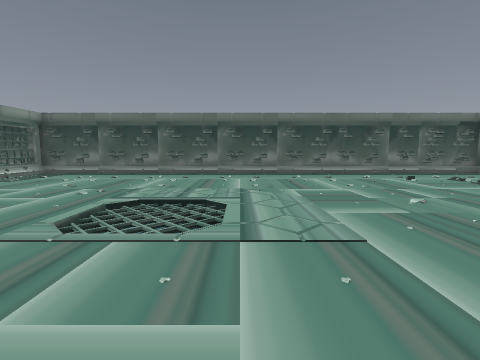
View 1 (above)

15 first-person views from a walk through a level from a Godot 3-D game. The camera is 1.4 m above the floor, tilts 6° down and sees 85° across. The floor is counted in squares, 2 m on a side. Each view is taken from the middle of a square. On the plan, view 1 faces up. The plan holds only what a view shows up to about 9 squares ahead; the rest is blank.

View 2
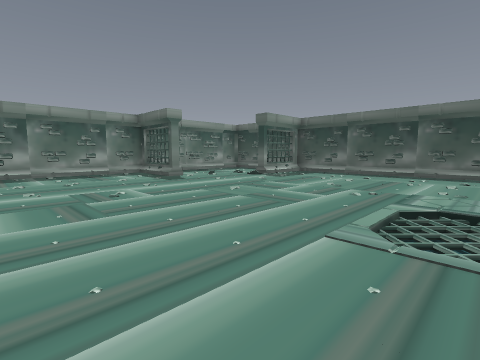

View 3
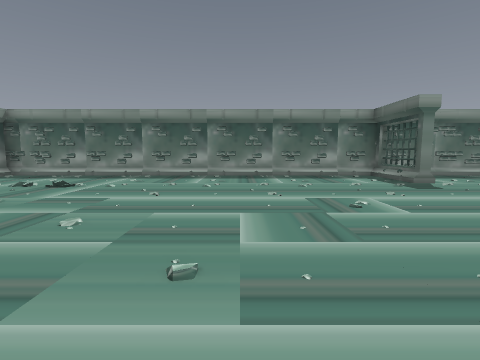

View 4
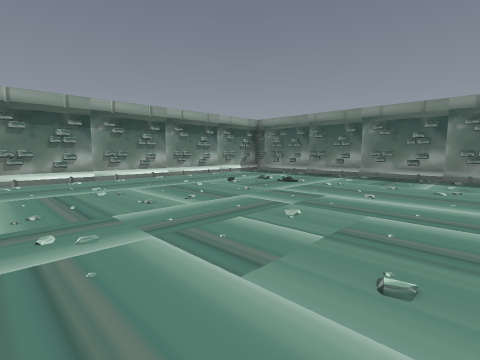

View 5
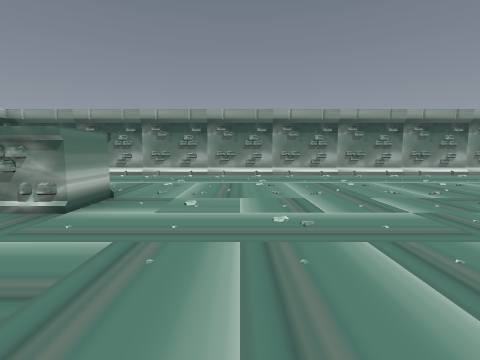

View 6
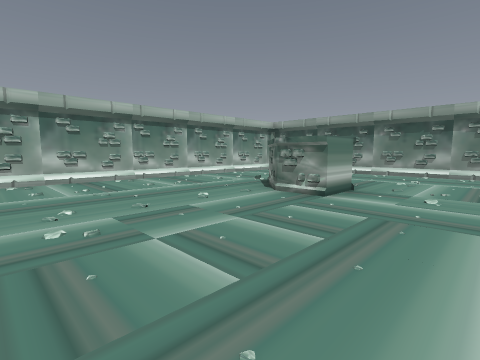

View 7
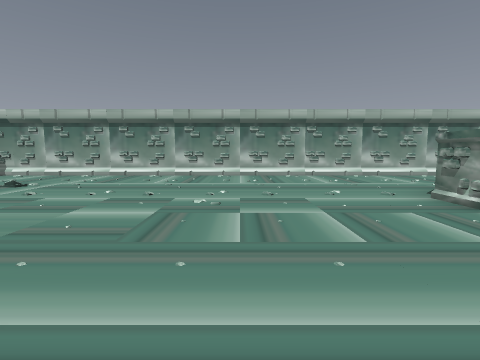

View 8
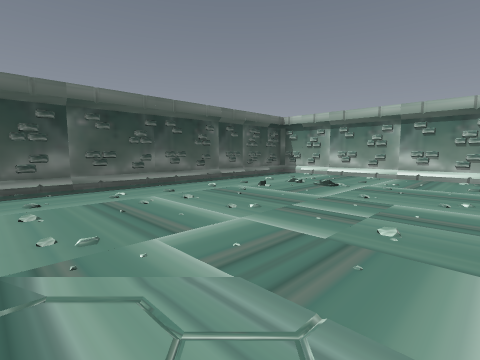

View 9
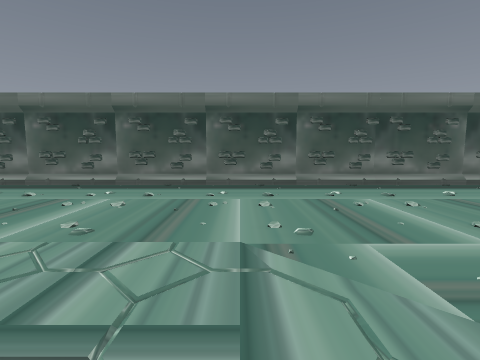

View 10
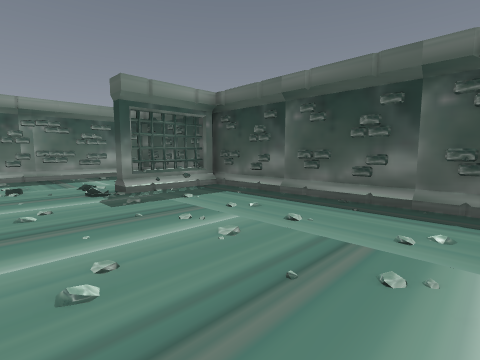

View 11
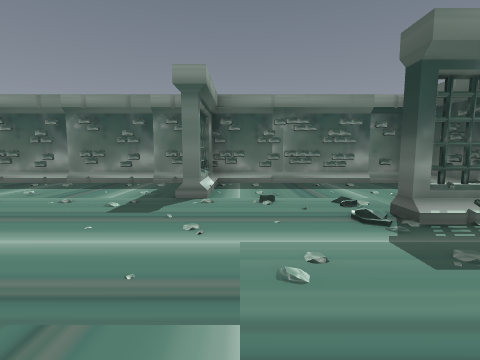

View 12
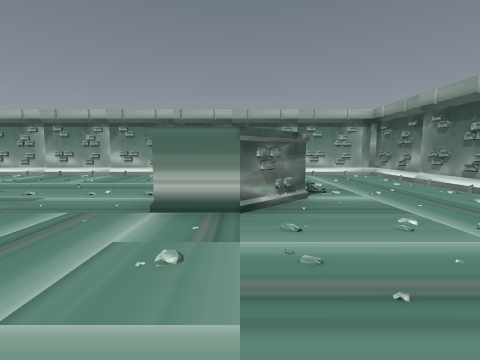

View 13
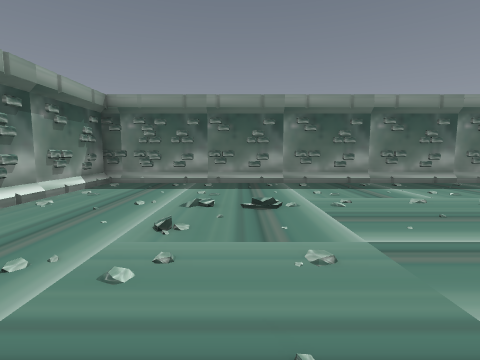

View 14
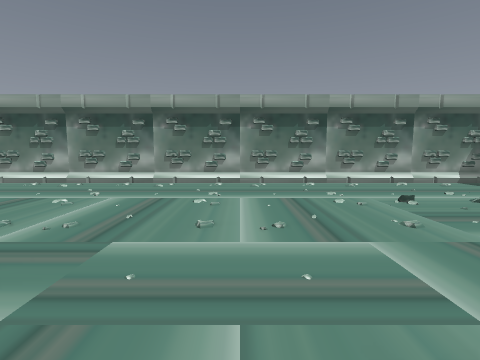

View 15
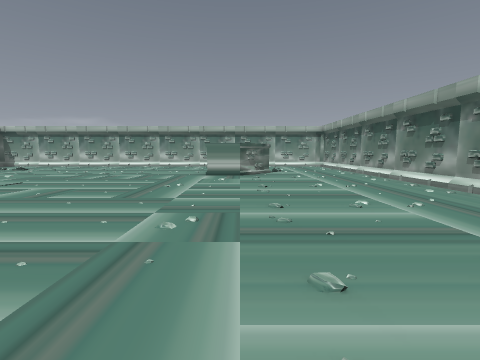

### Floor plan
Points are (right, up) in squares from view 1. A wall is a line through its corners. A room is listed if a view was taken in it or the views show most of it. See-through windows are left out.
Room 1 (views 1, 2, 3, 4, 5, 6, 7, 8, 9, 10, 11, 12, 13, 14, 15)
walls: (4, -4) (3, -3) (3, -2) (4, -2) (5, -3); (-8, 4.5) (-8, 4.1) (-10.1, 4.1) (-10.1, -7.1) (8.1, -7.1) (8.1, 8.5); (-8.4, 4.4) (-8.8, 4.1); (-9.4, 4.4) (-8.9, 4.1); (-6.6, 8.8) (-6.6, 6.8) (-7, 6.8); (8.1, 8.9) (-10.1, 8.9) (-10.1, 4.4)

Positions as (right, up) in squares from view 1, and headings:
1: (0, 0), facing up
2: (-1, 0), facing up-left
3: (-2, 0), facing left
4: (-2, 0), facing down-left
5: (1, 1), facing down
6: (1, 2), facing down-right
7: (0, 1), facing right
8: (0, 3), facing up-right
9: (0, 3), facing up
10: (-2, 5), facing up-left
11: (-4, 5), facing left
12: (0, -3), facing right
13: (-4, -4), facing left
14: (-4, -1), facing down
15: (-5, -3), facing right
